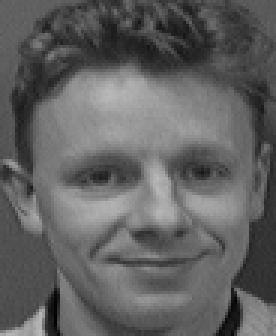
#> input picture PCA/images/101.ppm, 92 x 112 px (shown 3 times larger)
$ python crop.py ../../PCA/images/101.ppm   (Python 2 division)
#> lines starting #> are read from the running program, lines starting #| are printed output that depends on the picture
#!/usr/bin/python
# Detect all faces in an image and save each face as a cropped image.
import os
import subprocess
import sys
import time
import cv2

# parse command-line arguments
FNAME_IN = ""
BOUNDING_BOX = False

for i in xrange(1, len(sys.argv)):
    arg = sys.argv[i]

    if arg == "-b" or arg == "--bounding-box":
        BOUNDING_BOX = True
    else:
        FNAME_IN = arg

if len(FNAME_IN) == 0:
    print "usage: python crop.py [options] [input-image]"
    print "options:"
    print "  -b, --bounding-box  save original image with bounding boxes"
    sys.exit(1)

parts = os.path.splitext(FNAME_IN)
FOLDER_OUT = parts[0] + "_cropped"
FNAME_OUT = FOLDER_OUT + parts[1]

# load the cascade classifier files
cascade_face = cv2.CascadeClassifier("haarcascade_frontalface_alt.xml")
cascade_eye = cv2.CascadeClassifier("haarcascade_eye_tree_eyeglasses.xml")

# read the input image and convert to grayscale
img = cv2.imread(FNAME_IN)
#> img is the input picture: shape (112, 92, 3); min 1, max 185, mean 97.4
img_gray = cv2.cvtColor(img, cv2.COLOR_BGR2GRAY)

# run the detection function on the grayscale image
faces = cascade_face.detectMultiScale(img_gray, 1.3, 5)
#> faces = [[14, 30, 74, 74]]

# create directory for cropped images
if not os.path.isdir(FOLDER_OUT):
    os.mkdir(FOLDER_OUT, 0775)

# save each face to a cropped image, and draw rectangles
i = 0
for (x,y,w,h) in faces:
    path = FOLDER_OUT + "/" + str(i) + ".jpg"
    print path

    x1 = x
    x2 = x + w
    y1 = y
    y2 = y + h

    roi = img[y1:y2, x1:x2]
    cv2.imwrite(path, roi)

    if BOUNDING_BOX:
        cv2.rectangle(img, (x1,y1), (x2,y2), (255,0,0), 2)

    i = i + 1
#> this loop made 1 pass
#> (x, y, w, h, path, x1, x2, y1) on pass 1: (14, 30, 74, 74, '../../PCA/images/101_cropped/0.jpg', 14, 88, 30)
#| ../../PCA/images/101_cropped/0.jpg
#> pass 1, `roi = img[y1:y2, x1:x2]`:
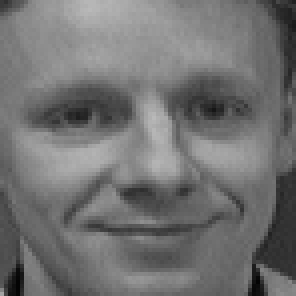
#> roi: shape (74, 74, 3) (shown 4 times larger); min 4, max 185, mean 114
#> after the loop, i = 1

# save image with rectangles
if BOUNDING_BOX:
    cv2.imwrite(FNAME_OUT, img)

$ run again, on PCA/images/104.ppm
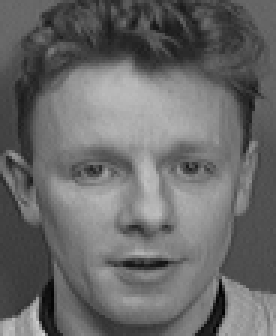
#> input picture PCA/images/104.ppm, 92 x 112 px (shown 3 times larger)
#> img is the input picture: shape (112, 92, 3); min 1, max 212, mean 105.2
#> faces = [[13, 28, 70, 70]]
#> the loop `for (x,y,w,h) in faces:` made 1 pass
#> (x, y, w, h, path, x1, x2, y1) on pass 1: (13, 28, 70, 70, '../../PCA/images/104_cropped/0.jpg', 13, 83, 28)
#> (printed output is left out)
#> pass 1, `roi = img[y1:y2, x1:x2]`:
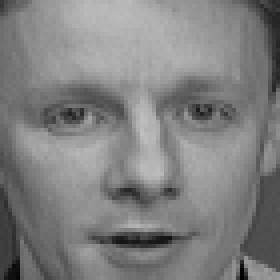
#> roi: shape (70, 70, 3) (shown 4 times larger); min 1, max 192, mean 128.1
#> after the loop `for (x,y,w,h) in faces:`: i = 1

$ run again, on PCA/images/105.ppm
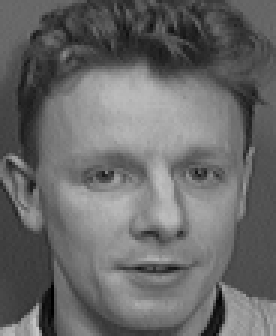
#> input picture PCA/images/105.ppm, 92 x 112 px (shown 3 times larger)
#> img is the input picture: shape (112, 92, 3); min 0, max 197, mean 104.8
#> faces = [[18, 31, 68, 68]]
#> the loop `for (x,y,w,h) in faces:` made 1 pass
#> (x, y, w, h, path, x1, x2, y1) on pass 1: (18, 31, 68, 68, '../../PCA/images/105_cropped/0.jpg', 18, 86, 31)
#> (printed output is left out)
#> pass 1, `roi = img[y1:y2, x1:x2]`:
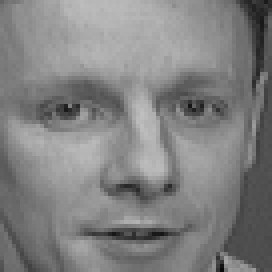
#> roi: shape (68, 68, 3) (shown 4 times larger); min 9, max 191, mean 129.4
#> after the loop `for (x,y,w,h) in faces:`: i = 1

$ run again, on PCA/images/106.ppm
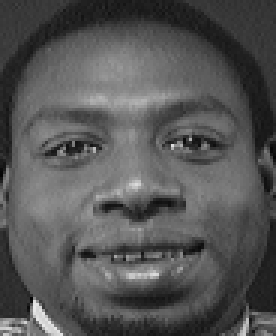
#> input picture PCA/images/106.ppm, 92 x 112 px (shown 3 times larger)
#> img is the input picture: shape (112, 92, 3); min 5, max 234, mean 85.1
#> faces = [[7, 16, 74, 74]]
#> the loop `for (x,y,w,h) in faces:` made 1 pass
#> (x, y, w, h, path, x1, x2, y1) on pass 1: (7, 16, 74, 74, '../../PCA/images/106_cropped/0.jpg', 7, 81, 16)
#> (printed output is left out)
#> pass 1, `roi = img[y1:y2, x1:x2]`:
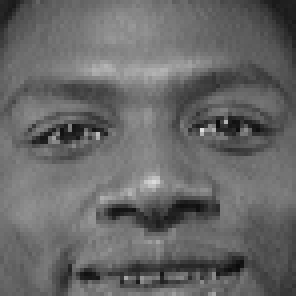
#> roi: shape (74, 74, 3) (shown 4 times larger); min 11, max 222, mean 103.1
#> after the loop `for (x,y,w,h) in faces:`: i = 1
